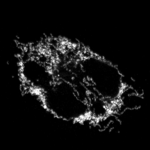
#> input picture data/sample_images/bbbc053_dmso_example.png, 150 x 150 px
$ python -i bioenergetics.py   (imports and definitions only)
#> lines starting #> are read from the running program, lines starting #| are printed output that depends on the picture; after the words box and inside, x2 and y2 are one past the last pixel; in counts of white or black regions, pixels touching at a corner belong together
"""Computer vision utilities for mitochondrial fluorescence images.

The project analyzes fluorescence intensity and morphology proxies from
mitochondria-stained microscopy images. The measurements are interpretable as
indirect image-derived indicators only; they are not ATP concentration or ATP
production estimates.
"""

from __future__ import annotations

from dataclasses import dataclass
from io import BytesIO
from pathlib import Path
from typing import BinaryIO, Iterable

import numpy as np
import pandas as pd
from PIL import Image, ImageDraw, ImageFilter, ImageOps


DATASET_CONFIG = {
    "BBBC053": {
        "name": "Murine Cath.a differentiated cells - mitochondria",
        "source_url": "https://bbbc.broadinstitute.org/BBBC053",
        "collection_url": "https://bbbc.broadinstitute.org/bbbc",
        "full_image_format": "2048 x 2048 pixel, 16-bit TIFF",
        "sample_format": "58 full-resolution 2048 x 2048 16-bit TIFF images: 29 DMSO and 29 FCCP",
        "biology": (
            "Mitochondria visualized with TOM20 antibody and AlexaFluor 568. "
            "The public dataset contains DMSO and FCCP/CCCP-like perturbation "
            "classes for mitochondrial morphology analysis."
        ),
        "citation": (
            "Edwards, P. et al. BBBC053, Broad Bioimage Benchmark Collection; "
            "Ljosa et al., Nature Methods 2012."
        ),
        "license": "CC BY-NC-SA 3.0 as stated on the BBBC053 page.",
    }
}


@dataclass(frozen=True)
class ImageRecord:
    """Metadata for one local microscopy sample image."""

    image_id: str
    condition: str
    path: Path
    source_url: str
    dataset: str = "BBBC053"
    description: str = ""


@dataclass(frozen=True)
class Component:
    """One connected foreground component in the fluorescence mask."""

    component_id: int
    area: int
    bbox_x: int
    bbox_y: int
    bbox_width: int
    bbox_height: int
    centroid_x: float
    centroid_y: float


@dataclass(frozen=True)
class SegmentationResult:
    """Segmentation output used by analysis, tests, and Streamlit."""

    preprocessed: np.ndarray
    threshold: float
    mask: np.ndarray
    labels: np.ndarray
    components: list[Component]


# [61 lines left out: functions read_sample_manifest, load_grayscale_image, not called in this run]


def preprocess_image(
    image: np.ndarray,
    gaussian_radius: float = 1.0,
    background_percentile: float = 2.0,
) -> np.ndarray:
    """Apply conservative background subtraction and Gaussian denoising."""

    if image.ndim != 2:
        raise ValueError("preprocess_image expects a 2D grayscale array")

    background = float(np.percentile(image, background_percentile))
    corrected = np.clip(image - background, 0.0, None)
    max_value = float(corrected.max())
    if max_value > 0:
        corrected = corrected / max_value

    pil = Image.fromarray((corrected * 255).astype(np.uint8))
    if gaussian_radius > 0:
        pil = pil.filter(ImageFilter.GaussianBlur(radius=gaussian_radius))
    return (np.asarray(pil).astype(np.float32) / 255.0).clip(0.0, 1.0)


def otsu_threshold(image: np.ndarray, bins: int = 256) -> float:
    """Compute an Otsu threshold for a normalized grayscale image."""

    values = image[np.isfinite(image)].ravel()
    if values.size == 0:
        raise ValueError("Cannot threshold an empty image")
    if float(values.max()) <= float(values.min()):
        return float(values.max())

    hist, edges = np.histogram(values, bins=bins, range=(0.0, 1.0))
    centers = (edges[:-1] + edges[1:]) / 2.0
    hist = hist.astype(np.float64)

    weight_background = np.cumsum(hist)
    weight_foreground = hist.sum() - weight_background
    mean_background = np.cumsum(hist * centers) / np.maximum(weight_background, 1e-12)
    reverse_cumsum = np.cumsum((hist * centers)[::-1])[::-1]
    mean_foreground = reverse_cumsum / np.maximum(weight_foreground, 1e-12)

    between_variance = weight_background * weight_foreground * (mean_background - mean_foreground) ** 2
    idx = int(np.nanargmax(between_variance))
    return float(centers[idx])


def _connected_components_cv2(mask: np.ndarray, min_area: int) -> tuple[np.ndarray, list[Component]] | None:
    try:
        import cv2  # type: ignore
    except Exception:
        return None

    count, raw_labels, stats, centroids = cv2.connectedComponentsWithStats(mask.astype(np.uint8), 8)
    labels = np.zeros_like(raw_labels, dtype=np.int32)
    components: list[Component] = []
    next_id = 1
    for raw_id in range(1, count):
        area = int(stats[raw_id, cv2.CC_STAT_AREA])
        if area < min_area:
            continue
        x = int(stats[raw_id, cv2.CC_STAT_LEFT])
        y = int(stats[raw_id, cv2.CC_STAT_TOP])
        width = int(stats[raw_id, cv2.CC_STAT_WIDTH])
        height = int(stats[raw_id, cv2.CC_STAT_HEIGHT])
        labels[raw_labels == raw_id] = next_id
        components.append(
            Component(
                component_id=next_id,
                area=area,
                bbox_x=x,
                bbox_y=y,
                bbox_width=width,
                bbox_height=height,
                centroid_x=float(centroids[raw_id][0]),
                centroid_y=float(centroids[raw_id][1]),
            )
        )
        next_id += 1
    return labels, components


# [49 lines left out: function _connected_components_fallback, not called in this run]


def connected_components(mask: np.ndarray, min_area: int = 8) -> tuple[np.ndarray, list[Component]]:
    """Label connected foreground regions and remove tiny noise components."""

    if mask.ndim != 2:
        raise ValueError("connected_components expects a 2D mask")
    if min_area < 1:
        raise ValueError("min_area must be at least 1")

    cv2_result = _connected_components_cv2(mask.astype(bool), min_area)
    if cv2_result is not None:
        return cv2_result
    return _connected_components_fallback(mask.astype(bool), min_area)


def segment_fluorescence(
    image: np.ndarray,
    threshold: float | None = None,
    min_area: int = 8,
) -> SegmentationResult:
    """Segment bright mitochondrial fluorescence regions."""

    preprocessed = preprocess_image(image)
    threshold_value = otsu_threshold(preprocessed) if threshold is None else float(threshold)
    raw_mask = preprocessed >= threshold_value
    labels, components = connected_components(raw_mask, min_area=min_area)
    mask = labels > 0
    return SegmentationResult(
        preprocessed=preprocessed,
        threshold=threshold_value,
        mask=mask,
        labels=labels,
        components=components,
    )


# [210 lines left out: functions quantify_fluorescence, analyze_image, analyze_records, overlay_mask, mask_to_image, preprocessed_to_image and 3 more, not called in this run]

>>> import cv2
>>> picture = cv2.imread('../data/sample_images/bbbc053_dmso_example.png', cv2.IMREAD_GRAYSCALE)
#> picture is the input picture: shape (150, 150); min 0, max 255, mean 16
>>> result = segment_fluorescence(picture)
#> in preprocess_image, `background = float(np.percentile(image, background_percentile))`: background = 0
#> in preprocess_image, `max_value = float(corrected.max())`: max_value = 255
#> in preprocess_image, `pil = pil.filter(ImageFilter.GaussianBlur(radius=gaussian_radius))`:
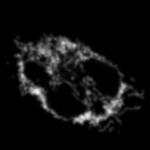
#> pil: PIL image 150x150 L; min 0, max 239, mean 15.8
#> in otsu_threshold, `hist, edges = np.histogram(values, bins=bins, range=(0.0, 1.0))`: hist = 256 values, max 14124 at index 0, min 0 at index 193, mean 87.89; edges = 257 values from 0 to 1
#> in otsu_threshold, `centers = (edges[:-1] + edges[1:]) / 2.0`: centers = 256 values from 0.00195 to 0.998
#> in otsu_threshold, `weight_background = np.cumsum(hist)`: weight_background = 256 values from 14124 to 22500
#> in otsu_threshold, `weight_foreground = hist.sum() - weight_background`: weight_foreground = 256 values, max 8376 at index 0, min 0 at index 239, mean 1389.6
#> in otsu_threshold, `mean_background = np.cumsum(hist * centers) / np.maximum(weight_backgr..`: mean_background = 256 values from 0.00195 to 0.0637
#> in otsu_threshold, `reverse_cumsum = np.cumsum((hist * centers)[::-1])[::-1]`: reverse_cumsum = 256 values, max 1433.5 at index 0, min 0 at index 240, mean 503.9
#> in otsu_threshold, `mean_foreground = reverse_cumsum / np.maximum(weight_foreground, 1e-12)`: mean_foreground = 256 values, max 9.36e+11 at index 239, min 0 at index 240, mean 3.65e+09
#> in otsu_threshold, `between_variance = weight_background * weight_foreground * (mean_backg..`: between_variance = 256 values, max 7142650.8 at index 52, min 0 at index 239, mean 3758984.5
#> in otsu_threshold, `idx = int(np.nanargmax(between_variance))`: idx = 52
#> in segment_fluorescence, `threshold_value = otsu_threshold(preprocessed) if threshold is None el..`: threshold_value = 0.205
#> in segment_fluorescence, `raw_mask = preprocessed >= threshold_value`:
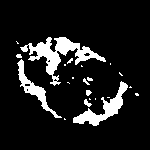
#> raw_mask: shape (150, 150) bool; 11.4% white; 22 white regions (15 under 20 px), largest, box (x1, y1, x2, y2) and area: (20, 37, 106, 86) 1185, (73, 81, 128, 126) 696, (17, 59, 62, 118) 491
#> in _connected_components_cv2, `count, raw_labels, stats, centroids = cv2.connectedComponentsWithStats..`:
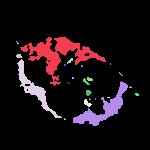
#> raw_labels: shape (150, 150) int32; 23 distinct labels, from 0 to 22; one colour per label, 0 black
#> in _connected_components_cv2, `count, raw_labels, stats, centroids = cv2.connectedComponentsWithStats..`: count = 23; stats = 23 rows, first 6: [0, 0, 150, 150, 19942], [20, 37, 86, 49, 1185], [16, 41, 3, 3, 4], [16, 54, 6, 4, 20], [17, 59, 45, 59, 491], [67, 58, 6, 6, 17]; centroids = 23 rows, first 8: [75.37, 74.14], [58.91, 53.56], [17, 42.25], [18.5, 55.6], [33.62, 88.6], [69.76, 60.41], [110, 63.5], [64.5, 64.5]
#> the loop in _connected_components_cv2, `for raw_id in range(1, count):` made 22 passes
#> (area, x, y, width, height) on passes 1, 3, 4, 12, 13, 16, 19: (1185, 20, 37, 86, 49), (20, 16, 54, 6, 4), (491, 17, 59, 45, 59), (20, 83, 78, 7, 7), (696, 73, 81, 55, 45), (26, 86, 90, 6, 6), (33, 84, 99, 8, 8)
#> after the loop in _connected_components_cv2, `for raw_id in range(1, count):`:
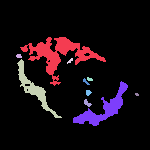
#> labels: shape (150, 150) int32; 11 distinct labels, from 0 to 10; one colour per label, 0 black
#> after the loop in _connected_components_cv2, `for raw_id in range(1, count):`: components = 10 items; next_id = 11
#> in segment_fluorescence, `labels, components = connected_components(raw_mask, min_area=min_area)`: components = 10 items
#> in segment_fluorescence, `mask = labels > 0`:
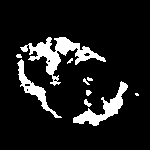
#> mask: shape (150, 150) bool; 11.2% white; 10 white regions (3 under 20 px), largest, box (x1, y1, x2, y2) and area: (20, 37, 106, 86) 1185, (73, 81, 128, 126) 696, (17, 59, 62, 118) 491

$ run again, on data/sample_images/bbbc053_fccp_example.png
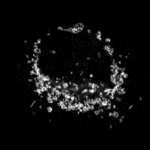
#> input picture data/sample_images/bbbc053_fccp_example.png, 150 x 150 px
#> picture is the input picture: shape (150, 150); min 0, max 253, mean 13.3
#> background = 0
#> max_value = 253
#> hist = 256 values, max 12172 at index 0, min 0 at index 184, mean 87.89; edges = 257 values from 0 to 1
#> centers = 256 values from 0.00195 to 0.998
#> weight_background = 256 values from 12172 to 22500
#> weight_foreground = 256 values, max 10328 at index 0, min 0 at index 198, mean 1155
#> mean_background = 256 values from 0.00195 to 0.0533
#> reverse_cumsum = 256 values, max 1198.9 at index 0, min 0 at index 199, mean 402.3
#> mean_foreground = 256 values, max 7.75e+11 at index 198, min 0 at index 199, mean 3.03e+09
#> between_variance = 256 values, max 6238829.3 at index 51, min 0 at index 198, mean 2918081.2
#> idx = 51
#> threshold_value = 0.201
#> raw_mask: shape (150, 150) bool; 9.9% white; 21 white regions (11 under 20 px), largest, box (x1, y1, x2, y2) and area: (28, 55, 128, 113) 1679, (82, 82, 99, 94) 120, (67, 24, 83, 33) 83
#> in _connected_components_cv2, `count, raw_labels, stats, centroids = cv2.connectedComponentsWithStats..`:
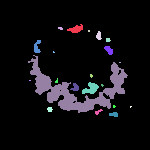
#> raw_labels: shape (150, 150) int32; 22 distinct labels, from 0 to 21; one colour per label, 0 black
#> count = 22; stats = 22 rows, first 6: [0, 0, 150, 150, 20270], [67, 24, 16, 9, 83], [58, 27, 5, 3, 12], [88, 30, 2, 2, 4], [96, 31, 6, 9, 36], [106, 38, 5, 4, 17]; centroids = 22 rows, first 8: [74.09, 73.44], [75.66, 28.59], [60.08, 27.92], [88.5, 30.5], [98.44, 35.36], [107.6, 39.53], [36.68, 46.52], [108.5, 49.67]
#> the loop in _connected_components_cv2, `for raw_id in range(1, count):` made 21 passes
#> (area, x, y, width, height) on passes 1, 4, 6, 7, 9, 14, 15, 18: (83, 67, 24, 16, 9), (36, 96, 31, 6, 9), (60, 34, 40, 7, 13), (52, 104, 46, 9, 9), (1679, 28, 55, 100, 58), (44, 70, 83, 9, 8), (120, 82, 82, 17, 12), (23, 47, 107, 6, 5)
#> after the loop in _connected_components_cv2, `for raw_id in range(1, count):`:
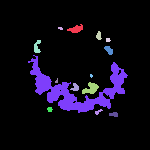
#> labels: shape (150, 150) int32; 15 distinct labels, from 0 to 14; one colour per label, 0 black
#> after the loop in _connected_components_cv2, `for raw_id in range(1, count):`: components = 14 items; next_id = 15
#> in segment_fluorescence, `labels, components = connected_components(raw_mask, min_area=min_area)`: components = 14 items
